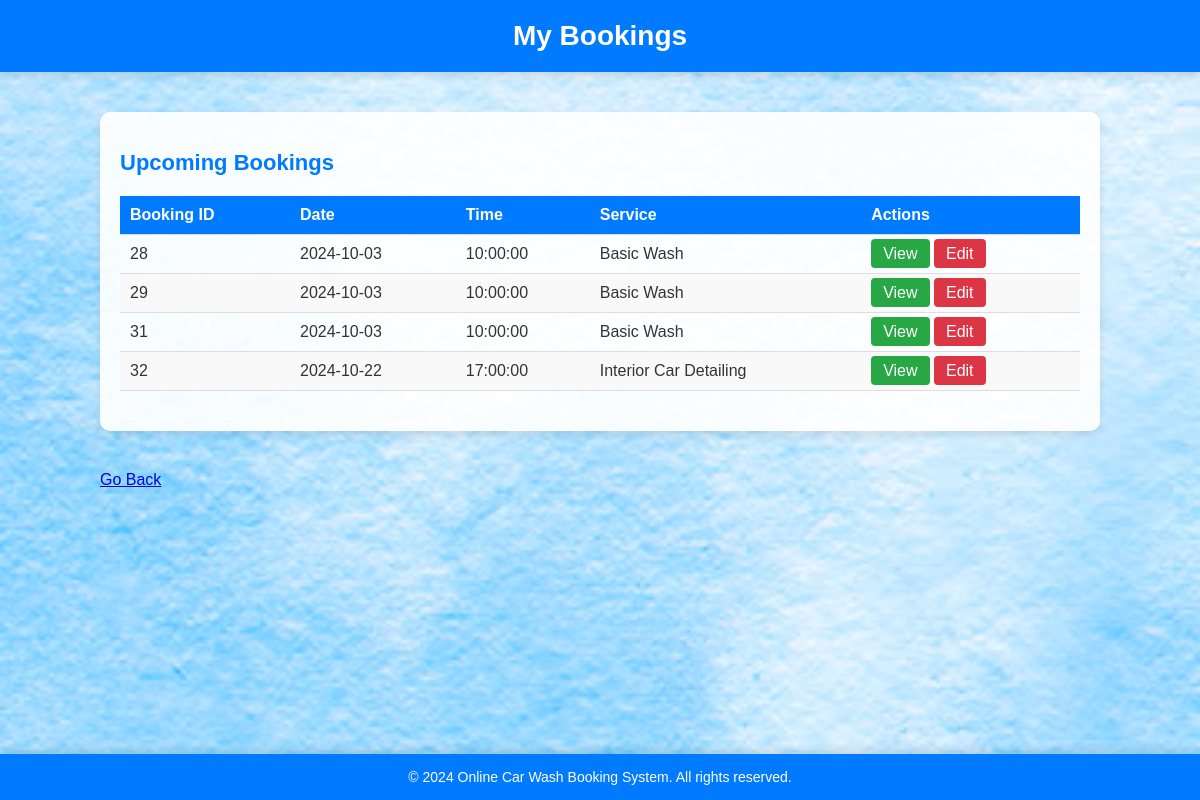
Page /my_bookings.php (signed in) on the committed database.
### tables this page shows
CREATE TABLE `bookings` (
  `booking_id` int(11) NOT NULL,
  `user_id` int(11) NOT NULL,
  `car_id` int(11) NOT NULL,
  `date` date NOT NULL,
  `time` time NOT NULL,
  `service_id` int(11) NOT NULL,
  `created_at` timestamp NOT NULL DEFAULT current_timestamp(),
  `status` varchar(50) DEFAULT 'Pending',
  `customer_request` text NOT NULL
);

CREATE TABLE `service_packages` (
  `service_id` int(11) NOT NULL,
  `name` varchar(255) NOT NULL,
  `description` text DEFAULT NULL,
  `price` decimal(10,2) NOT NULL
);

### my_bookings.php (the view, shortened to what this page needs)
<?php
require 'config.php';
$user_id = $_SESSION['user_id'];
$stmt = $conn->prepare("
    SELECT b.booking_id, b.date, b.time, sp.name AS service_name
    FROM bookings b
    JOIN service_packages sp ON b.service_id = sp.service_id
    WHERE b.user_id = ?
    ORDER BY b.date, b.time
");
$stmt->bind_param("i", $user_id);
$stmt->execute();
$result = $stmt->get_result();
?>
<!DOCTYPE html>
<html lang="en">
<head>
</head>
<body>
    <header>
        <h1>My Bookings</h1>
    </header>
    <main>
       <section>
            <h2>Upcoming Bookings</h2>
            <table>
                <thead>
                    <tr>
                        <th>Booking ID</th>
                        <th>Date</th>
                        <th>Time</th>
                        <th>Service</th>
                        <th>Actions</th>
                    </tr>
                </thead>
                <tbody>
                    <?php
                    if ($result->num_rows > 0) {
                        while ($row = $result->fetch_assoc()) {
                            echo "<tr>
                                    <td>" . htmlspecialchars($row["booking_id"]) . "</td>
                                    <td>" . htmlspecialchars($row["date"]) . "</td>
                                    <td>" . htmlspecialchars($row["time"]) . "</td>
                                    <td>" . htmlspecialchars($row["service_name"]) . "</td>
                                    <td>
                                        <a href='view_booking.php?id=" . htmlspecialchars($row["booking_id"]) . "' class='view-btn'>View</a>
                                        <a href='edit_book.php?id=" . htmlspecialchars($row["booking_id"]) . "' class='cancel-btn'>Edit</a>
                                    </td>
                                  </tr>";
                        }
                    } else {
                        echo "<tr><td colspan='5'>No upcoming bookings.</td></tr>";
                    }
                    ?>
                </tbody>
            </table>
        </section>
		<a href="mainpage.php">Go Back</a>
    </main>
    <footer>
        <p>&copy; 2024 Online Car Wash Booking System. All rights reserved.</p>
    </footer>
</body>
</html>

### my_bookings.php (style rules this page uses)
body { font-family: Arial, sans-serif; background: url('images/wallpaper.png') no-repeat center center fixed; background-size: cover; color: #333; margin: 0; padding: 0; }
header { background-color: #007bff; color: white; padding: 20px 0; text-align: center; box-shadow: 0 4px 8px rgba(0, 0, 0, 0.1); }
header h1 { margin: 0; font-size: 28px; }
main { max-width: 1000px; margin: 40px auto; padding: 0 20px; }
section { margin-bottom: 40px; background-color: rgba(255, 255, 255, 0.9); padding: 20px; border-radius: 10px; box-shadow: 0 4px 8px rgba(0, 0, 0, 0.1); }
section h2 { font-size: 22px; margin-bottom: 20px; color: #007bff; }
table { width: 100%; border-collapse: collapse; margin-bottom: 20px; }
table thead { background-color: #007bff; color: white; }
table th, table td { padding: 10px; text-align: left; border-bottom: 1px solid #ddd; }
table tbody tr:nth-child(even) { background-color: #f9f9f9; }
.view-btn, .cancel-btn { text-decoration: none; padding: 6px 12px; border-radius: 4px; color: white; transition: background-color 0.3s ease; }
.view-btn { background-color: #28a745; }
.cancel-btn { background-color: #dc3545; }
footer { background-color: #007bff; color: white; text-align: center; padding: 15px 0; position: fixed; width: 100%; bottom: 0; box-shadow: 0 -4px 8px rgba(0, 0, 0, 0.1); }
footer p { margin: 0; font-size: 14px; }

### rows in the picture
bookings: booking_id "28", date "2024-10-03", time "10:00:00", service.name "Basic Wash"
bookings: booking_id "29", date "2024-10-03", time "10:00:00", service.name "Basic Wash"
bookings: booking_id "31", date "2024-10-03", time "10:00:00", service.name "Basic Wash"
bookings: booking_id "32", date "2024-10-22", time "17:00:00", service.name "Interior Car Detailing"
